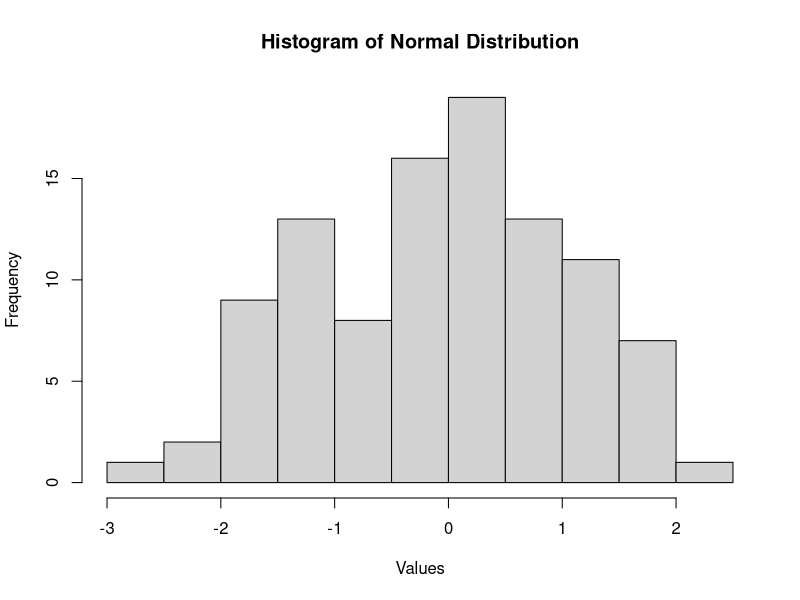
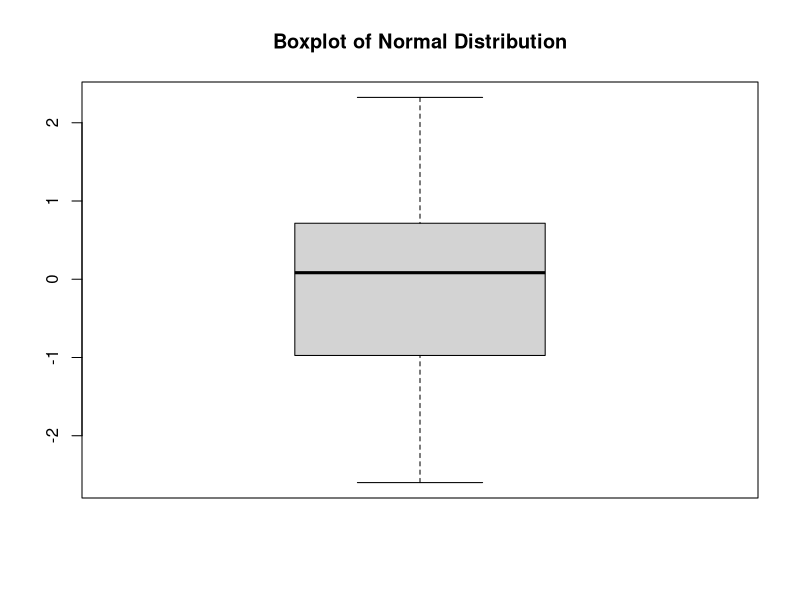
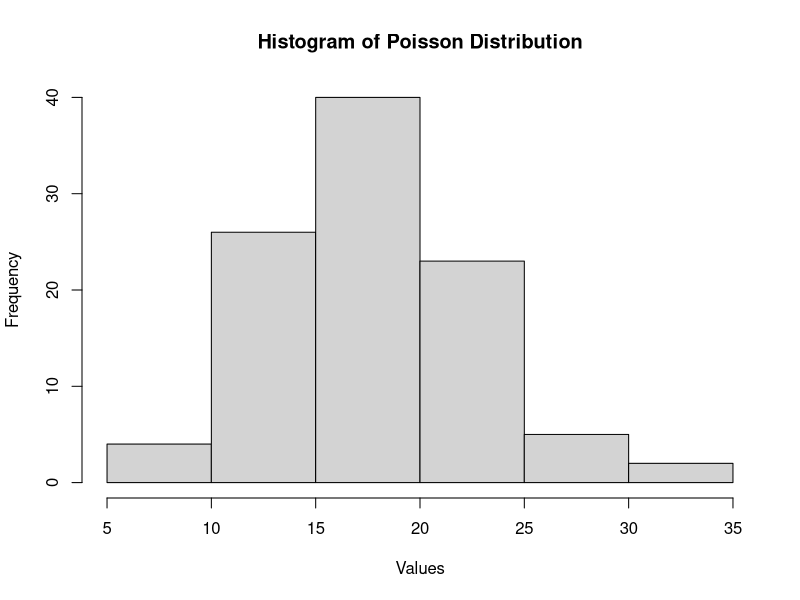

The R source for these figures, in order:
## ---- chunk 1
1 * 2 * 3 * 4 * 5 * 6 * 7 * 8 * 9 * 10
## ---- chunk 2
product <- 1
for (i in 1:10) {
  product <- product * i
}
product
## ---- chunk 3
prod(1:10)
## ---- chunk 4
factorial(10)
## ---- chunk 5
height <- c(168, 172, 165, 180, 174)
weight <- c(65, 70, 60, 85, 75)
HWFrame <- data.frame(height, weight)
print(HWFrame)
## ---- chunk 6
mean_height <- mean(HWFrame$height)
variance_height <- var(HWFrame$height)
## ---- chunk 7
correlation <- cor(HWFrame$height, HWFrame$weight)
## ---- chunk 8
minutes <- c(65, 55, 28, 0, 80, 100, 23)
summary(minutes)
## ---- chunk 9
days_over_50 <- sum(minutes >= 50)
percentage_over_50 <- (days_over_50 / length(minutes)) * 100
## ---- chunk 10
x <- rnorm(100)
hist(x, main="Histogram of Normal Distribution", xlab="Values")
## ---- chunk 11
boxplot(x, main="Boxplot of Normal Distribution")
## ---- chunk 12
y <- rpois(100, lambda = 18)
hist(y, main="Histogram of Poisson Distribution", xlab="Values")
